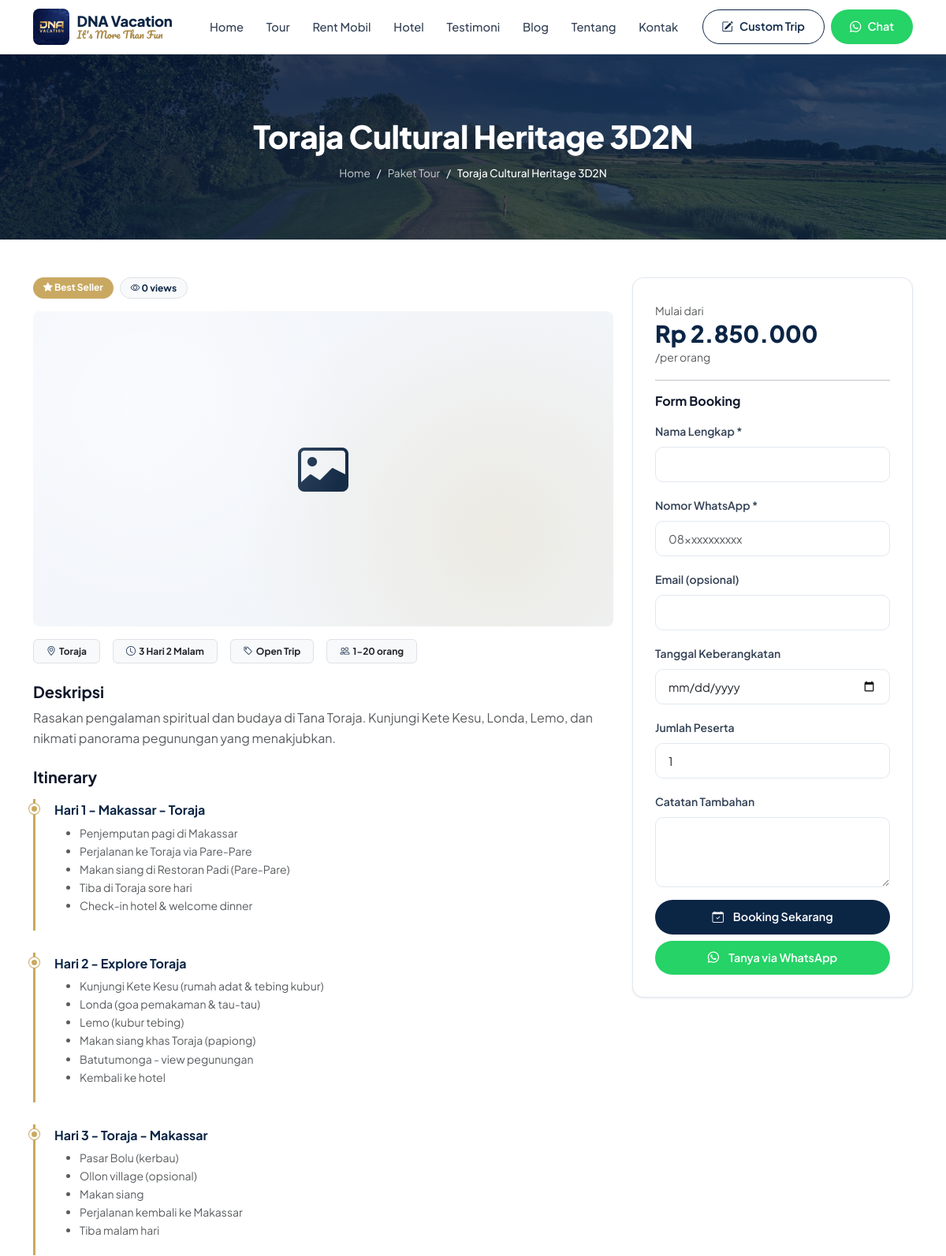
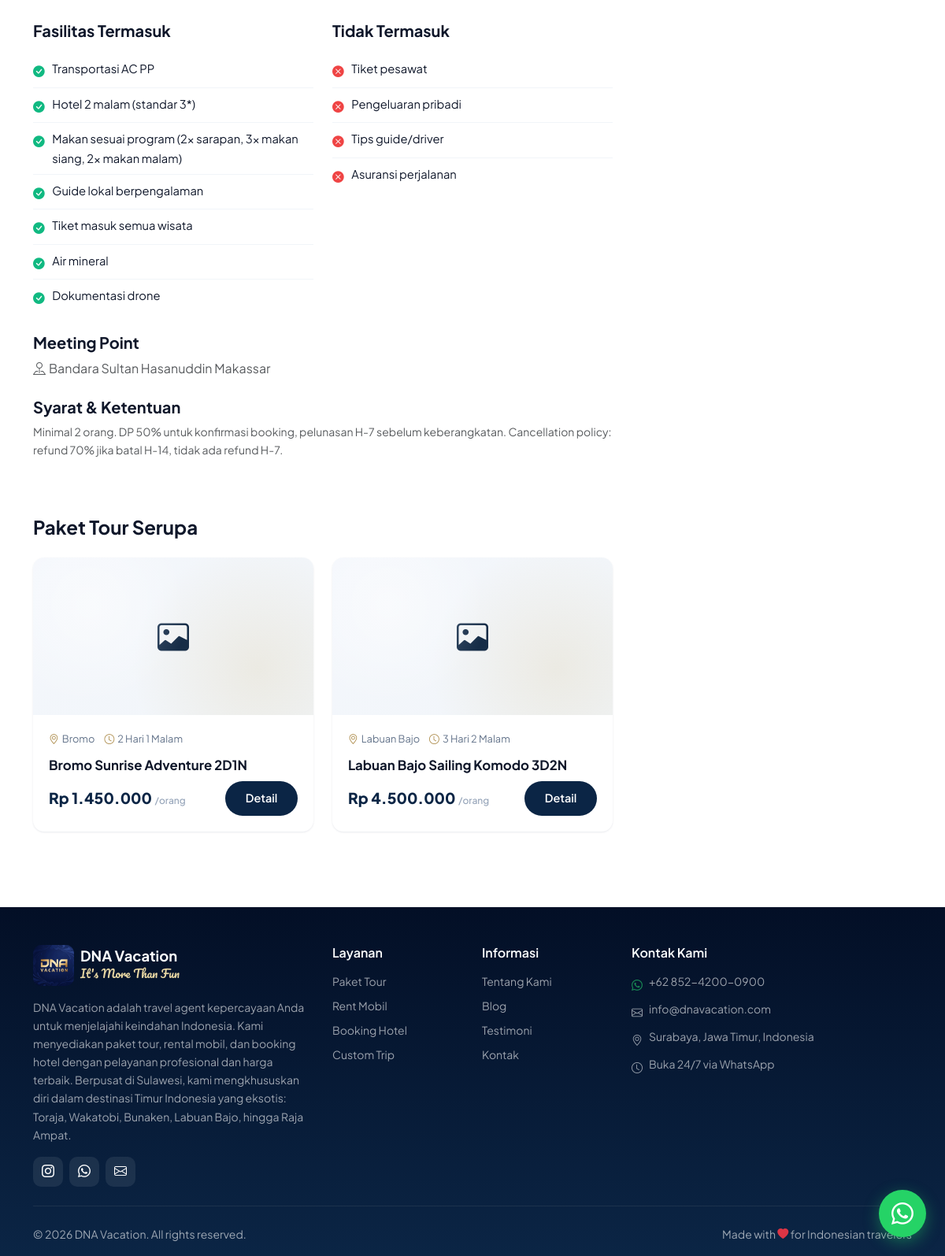
Screenshot of /tour-detail.php?slug=toraja-cultural-heritage-3d2n with the database file from the repository (2 pictures, top to bottom).
### tables this page shows
CREATE TABLE site_settings (
  id INT AUTO_INCREMENT PRIMARY KEY,
  setting_key VARCHAR(100) NOT NULL UNIQUE,
  setting_value TEXT,
  updated_at TIMESTAMP DEFAULT CURRENT_TIMESTAMP ON UPDATE CURRENT_TIMESTAMP
);

CREATE TABLE tours (
  id INT AUTO_INCREMENT PRIMARY KEY,
  title VARCHAR(200) NOT NULL,
  slug VARCHAR(220) NOT NULL UNIQUE,
  destination_id INT,
  category_id INT,
  description TEXT,
  itinerary TEXT,
  includes TEXT,
  excludes TEXT,
  terms TEXT,
  meeting_point VARCHAR(255),
  duration VARCHAR(50),
  duration_days INT DEFAULT 1,
  price DECIMAL(12,0) NOT NULL DEFAULT 0,
  price_label VARCHAR(50) DEFAULT 'per orang',
  min_persons INT DEFAULT 1,
  max_persons INT DEFAULT 20,
  image VARCHAR(255),
  gallery TEXT COMMENT 'JSON array of image paths',
  is_active TINYINT(1) DEFAULT 1,
  is_best_seller TINYINT(1) DEFAULT 0,
  is_promo TINYINT(1) DEFAULT 0,
  promo_price DECIMAL(12,0) DEFAULT NULL,
  departure_dates TEXT COMMENT 'JSON array of dates',
  sort_order INT DEFAULT 0,
  view_count INT DEFAULT 0,
  meta_title VARCHAR(200),
  meta_description TEXT,
  created_at TIMESTAMP DEFAULT CURRENT_TIMESTAMP,
  updated_at TIMESTAMP DEFAULT CURRENT_TIMESTAMP ON UPDATE CURRENT_TIMESTAMP,
  FOREIGN KEY (destination_id) REFERENCES destinations(id) ON DELETE SET NULL,
  FOREIGN KEY (category_id) REFERENCES tour_categories(id) ON DELETE SET NULL,
  INDEX idx_active (is_active),
  INDEX idx_destination (destination_id),
  INDEX idx_category (category_id)
);

CREATE TABLE destinations (
  id INT AUTO_INCREMENT PRIMARY KEY,
  name VARCHAR(100) NOT NULL,
  slug VARCHAR(120) NOT NULL UNIQUE,
  description TEXT,
  image VARCHAR(255),
  is_popular TINYINT(1) DEFAULT 0,
  created_at TIMESTAMP DEFAULT CURRENT_TIMESTAMP
);

CREATE TABLE tour_categories (
  id INT AUTO_INCREMENT PRIMARY KEY,
  name VARCHAR(100) NOT NULL,
  slug VARCHAR(120) NOT NULL UNIQUE,
  description TEXT,
  created_at TIMESTAMP DEFAULT CURRENT_TIMESTAMP
);

### tour-detail.php (the view, shortened to what the rows shown need)
<?php
require_once 'includes/config.php';
$slug = $_GET['slug'] ?? '';
$stmt = $pdo->prepare("SELECT t.*, d.name as destination_name, c.name as category_name FROM tours t LEFT JOIN destinations d ON t.destination_id=d.id LEFT JOIN tour_categories c ON t.category_id=c.id WHERE t.slug=? AND t.is_active=1");
$stmt->execute([$slug]);
$tour = $stmt->fetch();
$pdo->prepare("UPDATE tours SET view_count = view_count + 1 WHERE id = ?")->execute([$tour['id']]);
$related = $pdo->prepare("SELECT t.*, d.name as destination_name FROM tours t LEFT JOIN destinations d ON t.destination_id=d.id WHERE t.is_active=1 AND t.id != ? AND (t.destination_id = ? OR t.category_id = ?) ORDER BY RAND() LIMIT 3");
$related->execute([$tour['id'], $tour['destination_id'], $tour['category_id']]);
$relatedTours = $related->fetchAll();
$includes = json_decode($tour['includes'], true) ?: [];
$excludes = json_decode($tour['excludes'], true) ?: [];
require_once 'includes/header.php';
?>
<div class="page-header">
    <div class="container">
        <h1><?= e($tour['title']) ?></h1>
        <div class="breadcrumb-custom">
            <a href="<?= BASE_URL ?>/">Home</a> <span>/</span>
            <a href="<?= BASE_URL ?>/tours.php">Paket Tour</a> <span>/</span>
            <span class="active"><?= e($tour['title']) ?></span>
        </div>
    </div>
</div>
<section class="py-5">
    <div class="container">
        <div class="row g-4">
            <div class="col-lg-8">
                <div class="d-flex gap-2 mb-3 flex-wrap">
                    <?php if ($tour['is_best_seller']): ?><span class="badge" style="background:var(--secondary);padding:.4rem .8rem;border-radius:100px"><i class="bi bi-star-fill"></i> Best Seller</span><?php endif; ?>
                    <span class="badge bg-light text-primary-custom border" style="padding:.4rem .8rem;border-radius:100px"><i class="bi bi-eye"></i> <?= $tour['view_count'] ?> views</span>
                </div>
                <div class="d-flex flex-wrap gap-3 mb-4">
                    <span class="badge bg-light text-dark border px-3 py-2"><i class="bi bi-geo-alt text-primary-custom me-1"></i><?= e($tour['destination_name'] ?? '-') ?></span>
                    <span class="badge bg-light text-dark border px-3 py-2"><i class="bi bi-clock text-primary-custom me-1"></i><?= e($tour['duration']) ?></span>
                    <span class="badge bg-light text-dark border px-3 py-2"><i class="bi bi-tag text-primary-custom me-1"></i><?= e($tour['category_name'] ?? '-') ?></span>
                    <span class="badge bg-light text-dark border px-3 py-2"><i class="bi bi-people text-primary-custom me-1"></i><?= $tour['min_persons'] ?>-<?= $tour['max_persons'] ?> orang</span>
                </div>
                <div class="mb-4">
                    <h5 class="fw-bold">Deskripsi</h5>
                    <div class="text-muted"><?= nl2br(e($tour['description'])) ?></div>
                </div>
                <div class="row g-4 mb-4">
                    <?php if ($includes): ?>
                    <div class="col-md-6">
                        <ul class="facility-list">
                            <?php foreach ($includes as $item): ?>
                            <li class="included"><i class="bi bi-check-circle-fill"></i><?= e($item) ?></li>
                            <?php endforeach; ?>
                        </ul>
                    </div>
                    <?php endif; ?>
                    <?php if ($excludes): ?>
                    <div class="col-md-6">
                        <ul class="facility-list">
                            <?php foreach ($excludes as $item): ?>
                            <li class="excluded"><i class="bi bi-x-circle-fill"></i><?= e($item) ?></li>
                            <?php endforeach; ?>
                        </ul>
                    </div>
                    <?php endif; ?>
                </div>
                <?php if ($tour['meeting_point']): ?>
                <div class="mb-4">
                    <h5 class="fw-bold">Meeting Point</h5>
                    <p class="text-muted"><i class="bi bi-pin-map me-1"></i><?= e($tour['meeting_point']) ?></p>
                </div>
                <?php endif; ?>
                <?php if ($tour['terms']): ?>
                <div class="mb-4">
                    <h5 class="fw-bold">Syarat & Ketentuan</h5>
                    <p class="text-muted small"><?= nl2br(e($tour['terms'])) ?></p>
                </div>
                <?php endif; ?>
            </div>
            <div class="col-lg-4">
                <div class="booking-sidebar">
                    <div class="mb-3">
                        <span class="text-muted small">Mulai dari</span>
                        <div class="price-display">
                            <?php if ($tour['is_promo'] && $tour['promo_price']): ?>
                                <small class="text-decoration-line-through text-muted d-block" style="font-size:.85rem"><?= formatRupiah($tour['price']) ?></small>
                                <?= formatRupiah($tour['promo_price']) ?>
                            <?php else: ?>
                                <?= formatRupiah($tour['price']) ?>
                            <?php endif; ?>
                        </div>
                        <span class="text-muted small">/<?= e($tour['price_label'] ?: 'per orang') ?></span>
                    </div>
                </div>
            </div>
        </div>
        <?php if ($relatedTours): ?>
        <div class="mt-5">
            <div class="row g-4">
                <?php foreach ($relatedTours as $rt): ?>
                <div class="col-md-4">
                    <div class="card tour-card position-relative">
                        <?php if ($rt['image']): ?>
                            <img src="<?= uploadUrl($rt['image']) ?>" class="card-img-top" alt="<?= e($rt['title']) ?>" onerror="handleImgError(this)">
                        <?php else: ?>
                            <div class="card-img-top placeholder-img" style="height:200px"><i class="bi bi-image"></i></div>
                        <?php endif; ?>
                        <div class="card-body">
                            <div class="card-meta">
                                <span><i class="bi bi-geo-alt me-1"></i><?= e($rt['destination_name'] ?? '-') ?></span>
                                <span><i class="bi bi-clock me-1"></i><?= e($rt['duration']) ?></span>
                            </div>
                            <h6 class="card-title"><?= e($rt['title']) ?></h6>
                            <div class="d-flex justify-content-between align-items-center mt-2">
                                <span class="price"><?= formatRupiah($rt['price']) ?> <small>/orang</small></span>
                                <a href="<?= BASE_URL ?>/tour-detail.php?slug=<?= e($rt['slug']) ?>" class="btn btn-primary-custom btn-sm">Detail</a>
                            </div>
                        </div>
                    </div>
                </div>
                <?php endforeach; ?>
            </div>
        </div>
        <?php endif; ?>
    </div>
</section>
<?php require_once 'includes/footer.php'; ?>

### includes/header.php (shortened to what the rows shown need)
<?php require_once __DIR__ . '/config.php'; ?>
<!DOCTYPE html>
<html lang="id">
<head>
    <link href="https://cdn.jsdelivr.net/npm/bootstrap@5.3.3/dist/css/bootstrap.min.css" rel="stylesheet">
    <link href="https://cdn.jsdelivr.net/npm/bootstrap-icons@1.11.3/font/bootstrap-icons.min.css" rel="stylesheet">
    <link href="<?= asset('css/style.css') ?>" rel="stylesheet">
</head>
<body>
    <nav class="navbar navbar-expand-lg sticky-top">
        <div class="container">
            <a class="navbar-brand" href="<?= BASE_URL ?>/">
                <div class="brand-text d-none d-sm-flex">
                    <span class="brand-name"><?= e(getSetting('site_name') ?: 'DNA Vacation') ?></span>
                    <span class="brand-tag"><?= e(getSetting('brand_tagline') ?: "It's More Than Fun") ?></span>
                </div>
            </a>
        </div>
    </nav>

### includes/footer.php (shortened to what the rows shown need)
<footer class="pt-5 pb-3 mt-5">
    <div class="container">
        <div class="row g-4">
            <div class="col-lg-4">
                <div class="d-flex align-items-center gap-2 mb-2">
                    <img src="<?= e(logoUrl()) ?>" alt="<?= e(getSetting('site_name') ?: 'DNA Vacation') ?>" style="width:52px;height:52px;border-radius:10px;object-fit:cover">
                    <div>
                        <h5 class="fw-bold mb-0" style="font-size:1.15rem"><?= e(getSetting('site_name') ?: 'DNA Vacation') ?></h5>
                        <div class="footer-brand-tag"><?= e(getSetting('footer_tagline') ?: "It's More Than Fun") ?></div>
                    </div>
                </div>
                <p class="text-white-50 small mb-3 mt-3"><?= e(getSetting('about_text') ?: 'Travel agent terpercaya untuk liburan impian Anda.') ?></p>
                <div class="d-flex gap-2 mt-3">
                    <?php if (getSetting('instagram_url')): ?>
                    <a href="<?= e(getSetting('instagram_url')) ?>" target="_blank" class="d-inline-flex align-items-center justify-content-center text-white" style="width:38px;height:38px;background:rgba(255,255,255,.08);border-radius:10px" title="Instagram">
                    </a>
                    <?php endif; ?>
                    <a href="<?= waLink() ?>" target="_blank" class="d-inline-flex align-items-center justify-content-center text-white" style="width:38px;height:38px;background:rgba(255,255,255,.08);border-radius:10px" title="WhatsApp">
                    </a>
                    <?php if (getSetting('email')): ?>
                        <a href="mailto:<?= e(getSetting('email')) ?>" class="d-inline-flex align-items-center justify-content-center text-white" style="width:38px;height:38px;background:rgba(255,255,255,.08);border-radius:10px" title="Email">
                        </a>
                    <?php endif; ?>
                </div>
            </div>
            <div class="col-lg-4">
                <ul class="list-unstyled small text-white-50">
                    <li class="mb-2 d-flex gap-2"><i class="bi bi-whatsapp text-success mt-1"></i><span><?= e(getSetting('phone') ?: '+62 812-3456-7890') ?></span></li>
                    <?php if (getSetting('email')): ?>
                    <li class="mb-2 d-flex gap-2"><i class="bi bi-envelope mt-1"></i><span><?= e(getSetting('email')) ?></span></li>
                    <?php endif; ?>
                    <?php if (getSetting('address')): ?>
                        <li class="mb-2 d-flex gap-2"><i class="bi bi-geo-alt mt-1"></i><span><?= e(getSetting('address')) ?></span></li>
                    <?php endif; ?>
                </ul>
            </div>
        </div>
        <div class="d-flex justify-content-between align-items-center flex-wrap gap-2">
            <div class="text-white-50 small">
                &copy; <?= date('Y') ?> <?= e(getSetting('site_name') ?: SITE_NAME) ?>. All rights reserved.
            </div>
            <div class="text-white-50 small">
                <?php
                $copy = getSetting('copyright_text') ?: 'Made with ♥ for Indonesian travelers';
                $copy = str_replace(['♥', '❤'], '<i class="bi bi-heart-fill text-danger"></i>', e($copy));
                echo $copy;
                ?>
            </div>
        </div>
    </div>
</footer>
</body>
</html>

### rows the page displays
site_settings: setting_value "DNA Vacation"
tours: title "Toraja Cultural Heritage 3D2N", view_count "0", destination.name "Toraja", duration "3 Hari 2 Malam", category.name "Open Trip", min_persons "1", max_persons "20", description "Rasakan pengalaman spiritual dan budaya di Tana Toraja. Kunjungi Kete Kesu, Londa, Lemo, dan nikmati panorama pegunungan yang menakjubkan.", includes "Transportasi AC PP", includes "Hotel 2 malam (standar 3*)", includes "Makan sesuai program (2x sarapan, 3x makan siang, 2x makan malam)", includes "Guide lokal berpengalaman", includes "Tiket masuk semua wisata", includes "Air mineral", includes "Dokumentasi drone", excludes "Tiket pesawat", excludes "Pengeluaran pribadi", excludes "Tips guide/driver", excludes "Asuransi perjalanan", meeting_point "Bandara Sultan Hasanuddin Makassar", terms "Minimal 2 orang. DP 50% untuk konfirmasi booking, pelunasan H-7 sebelum keberangkatan. Cancellation policy: refund 70% jika batal H-14, tidak ada refund H-7.", price "Rp 2.850.000", price_label "per orang"
tours: destination.name "Bromo", duration "2 Hari 1 Malam", title "Bromo Sunrise Adventure 2D1N", price "Rp 1.450.000"
tours: destination.name "Labuan Bajo", duration "3 Hari 2 Malam", title "Labuan Bajo Sailing Komodo 3D2N", price "Rp 4.500.000"
site_settings: setting_value "DNA Vacation adalah travel agent kepercayaan Anda untuk menjelajahi keindahan Indonesia. Kami menyediakan paket tour, rental mobil, dan booking hotel dengan pelayanan profesional dan harga terbaik. Berpusat di Sulawesi, kami mengkhususkan diri dalam destinasi Timur Indonesia yang eksotis: Toraja, Wakatobi, Bunaken, Labuan Bajo, hingga Raja Ampat."
site_settings: setting_value "+62 852-4200-0900"
site_settings: setting_value "info@dnavacation.com"
site_settings: setting_value "Surabaya, Jawa Timur, Indonesia"

### other values shown
getSetting('brand_tagline') ?: "It's More Than Fun" "It's More Than Fun"
$day['day'] "1"
$day['title'] "Makassar - Toraja"
$act "Penjemputan pagi di Makassar"
$act "Perjalanan ke Toraja via Pare-Pare"
$act "Makan siang di Restoran Padi (Pare-Pare)"
$act "Tiba di Toraja sore hari"
$act "Check-in hotel & welcome dinner"
$day['day'] "2"
$day['title'] "Explore Toraja"
$act "Kunjungi Kete Kesu (rumah adat & tebing kubur)"
$act "Londa (goa pemakaman & tau-tau)"
$act "Lemo (kubur tebing)"
$act "Makan siang khas Toraja (papiong)"
$act "Batutumonga - view pegunungan"
